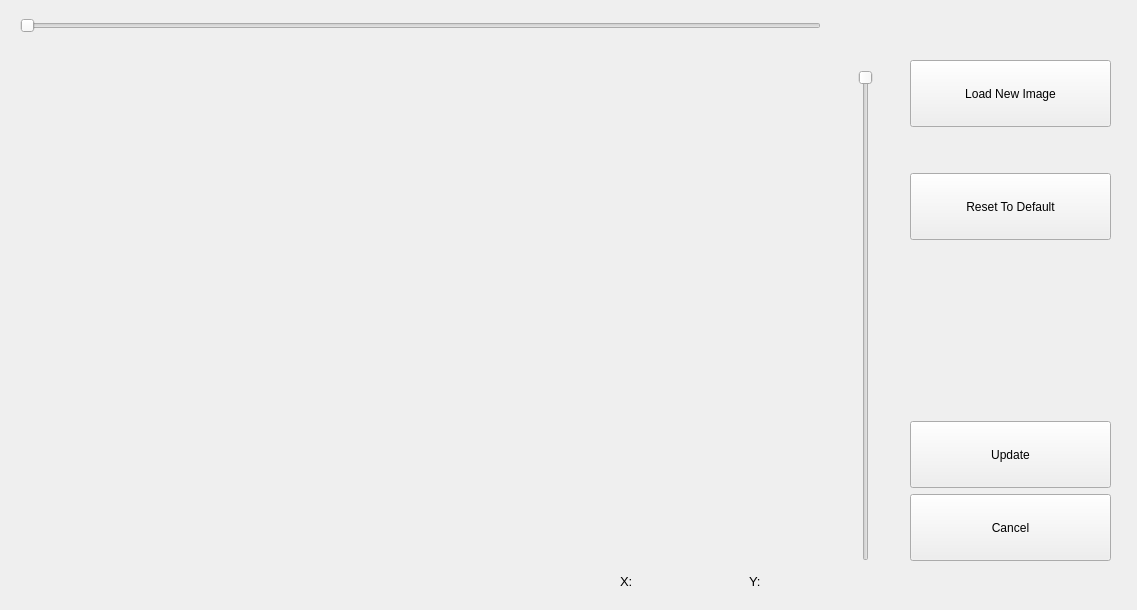
<?xml version="1.0" encoding="UTF-8"?>
<ui version="4.0">
 <class>Form</class>
 <widget class="QWidget" name="Form">
  <property name="geometry">
   <rect>
    <x>0</x>
    <y>0</y>
    <width>1137</width>
    <height>610</height>
   </rect>
  </property>
  <property name="windowTitle">
   <string>Settings</string>
  </property>
  <property name="windowIcon">
   <iconset>
    <normaloff>resources/gear.png</normaloff>resources/gear.png</iconset>
  </property>
  <widget class="QLabel" name="bg_image">
   <property name="geometry">
    <rect>
     <x>19</x>
     <y>60</y>
     <width>811</width>
     <height>500</height>
    </rect>
   </property>
   <property name="text">
    <string/>
   </property>
   <property name="pixmap">
    <pixmap>resources/bg_blank.jpg</pixmap>
   </property>
   <property name="scaledContents">
    <bool>true</bool>
   </property>
  </widget>
  <widget class="QLabel" name="pos">
   <property name="geometry">
    <rect>
     <x>320</x>
     <y>170</y>
     <width>20</width>
     <height>20</height>
    </rect>
   </property>
   <property name="pixmap">
    <pixmap>resources/plus.png</pixmap>
   </property>
   <property name="scaledContents">
    <bool>true</bool>
   </property>
  </widget>
  <widget class="QSlider" name="horizontalSlider">
   <property name="geometry">
    <rect>
     <x>20</x>
     <y>10</y>
     <width>801</width>
     <height>31</height>
    </rect>
   </property>
   <property name="orientation">
    <enum>Qt::Horizontal</enum>
   </property>
  </widget>
  <widget class="QSlider" name="verticalSlider">
   <property name="geometry">
    <rect>
     <x>850</x>
     <y>70</y>
     <width>31</width>
     <height>491</height>
    </rect>
   </property>
   <property name="orientation">
    <enum>Qt::Vertical</enum>
   </property>
   <property name="invertedAppearance">
    <bool>true</bool>
   </property>
  </widget>
  <widget class="QWidget" name="">
   <property name="geometry">
    <rect>
     <x>620</x>
     <y>570</y>
     <width>211</width>
     <height>22</height>
    </rect>
   </property>
   <layout class="QHBoxLayout" name="xy_layout" stretch="1,1,0,1,1">
    <item>
     <widget class="QLabel" name="x_label">
      <property name="font">
       <font>
        <pointsize>10</pointsize>
       </font>
      </property>
      <property name="text">
       <string>X:</string>
      </property>
     </widget>
    </item>
    <item>
     <widget class="QLabel" name="x_coor">
      <property name="font">
       <font>
        <pointsize>10</pointsize>
       </font>
      </property>
      <property name="text">
       <string/>
      </property>
     </widget>
    </item>
    <item>
     <spacer name="horizontalSpacer">
      <property name="orientation">
       <enum>Qt::Horizontal</enum>
      </property>
      <property name="sizeHint" stdset="0">
       <size>
        <width>40</width>
        <height>20</height>
       </size>
      </property>
     </spacer>
    </item>
    <item>
     <widget class="QLabel" name="y_label">
      <property name="font">
       <font>
        <pointsize>10</pointsize>
       </font>
      </property>
      <property name="text">
       <string>Y:</string>
      </property>
     </widget>
    </item>
    <item>
     <widget class="QLabel" name="y_coor">
      <property name="font">
       <font>
        <pointsize>10</pointsize>
       </font>
      </property>
      <property name="text">
       <string/>
      </property>
     </widget>
    </item>
   </layout>
  </widget>
  <widget class="QWidget" name="">
   <property name="geometry">
    <rect>
     <x>910</x>
     <y>60</y>
     <width>201</width>
     <height>501</height>
    </rect>
   </property>
   <layout class="QVBoxLayout" name="buttons_layout" stretch="5,0,5,13,5,5">
    <item>
     <widget class="QPushButton" name="load_button">
      <property name="sizePolicy">
       <sizepolicy hsizetype="Minimum" vsizetype="Minimum">
        <horstretch>0</horstretch>
        <verstretch>0</verstretch>
       </sizepolicy>
      </property>
      <property name="font">
       <font>
        <pointsize>9</pointsize>
       </font>
      </property>
      <property name="text">
       <string>Load New Image</string>
      </property>
     </widget>
    </item>
    <item>
     <spacer name="verticalSpacer">
      <property name="orientation">
       <enum>Qt::Vertical</enum>
      </property>
      <property name="sizeHint" stdset="0">
       <size>
        <width>20</width>
        <height>40</height>
       </size>
      </property>
     </spacer>
    </item>
    <item>
     <widget class="QPushButton" name="reset_button">
      <property name="sizePolicy">
       <sizepolicy hsizetype="Minimum" vsizetype="Minimum">
        <horstretch>0</horstretch>
        <verstretch>0</verstretch>
       </sizepolicy>
      </property>
      <property name="font">
       <font>
        <pointsize>9</pointsize>
       </font>
      </property>
      <property name="text">
       <string>Reset To Default</string>
      </property>
     </widget>
    </item>
    <item>
     <spacer name="verticalSpacer_2">
      <property name="orientation">
       <enum>Qt::Vertical</enum>
      </property>
      <property name="sizeHint" stdset="0">
       <size>
        <width>20</width>
        <height>40</height>
       </size>
      </property>
     </spacer>
    </item>
    <item>
     <widget class="QPushButton" name="update_button">
      <property name="sizePolicy">
       <sizepolicy hsizetype="Minimum" vsizetype="Minimum">
        <horstretch>0</horstretch>
        <verstretch>0</verstretch>
       </sizepolicy>
      </property>
      <property name="font">
       <font>
        <pointsize>9</pointsize>
       </font>
      </property>
      <property name="text">
       <string>Update</string>
      </property>
     </widget>
    </item>
    <item>
     <widget class="QPushButton" name="cancel_button">
      <property name="sizePolicy">
       <sizepolicy hsizetype="Minimum" vsizetype="Minimum">
        <horstretch>0</horstretch>
        <verstretch>0</verstretch>
       </sizepolicy>
      </property>
      <property name="font">
       <font>
        <pointsize>9</pointsize>
       </font>
      </property>
      <property name="text">
       <string>Cancel</string>
      </property>
     </widget>
    </item>
   </layout>
  </widget>
 </widget>
 <resources/>
 <connections/>
</ui>
